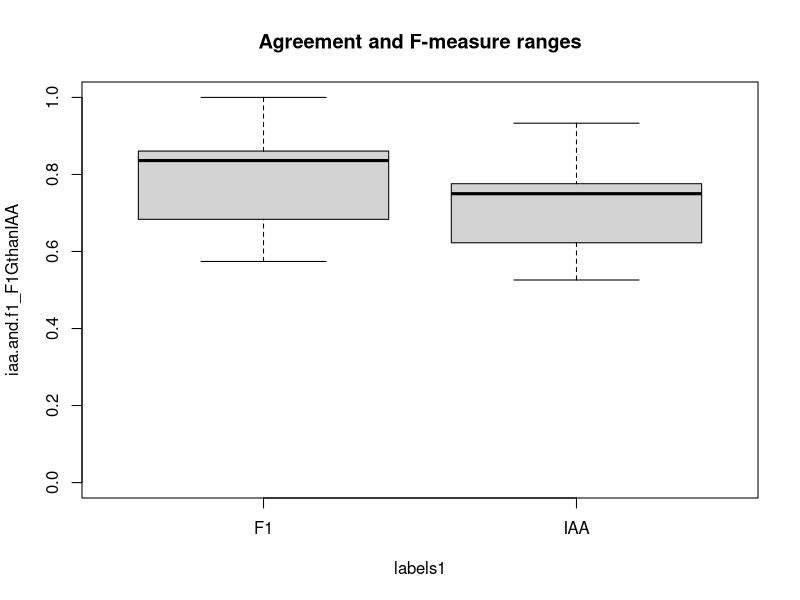
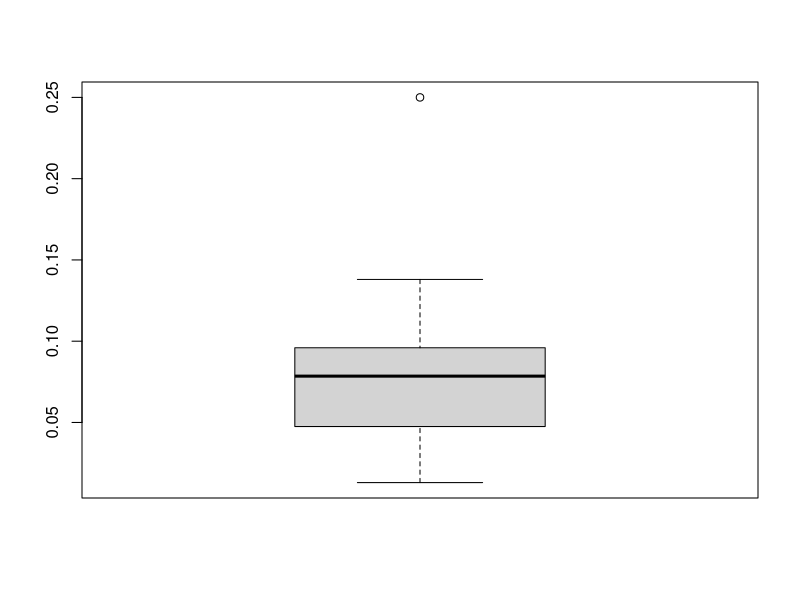
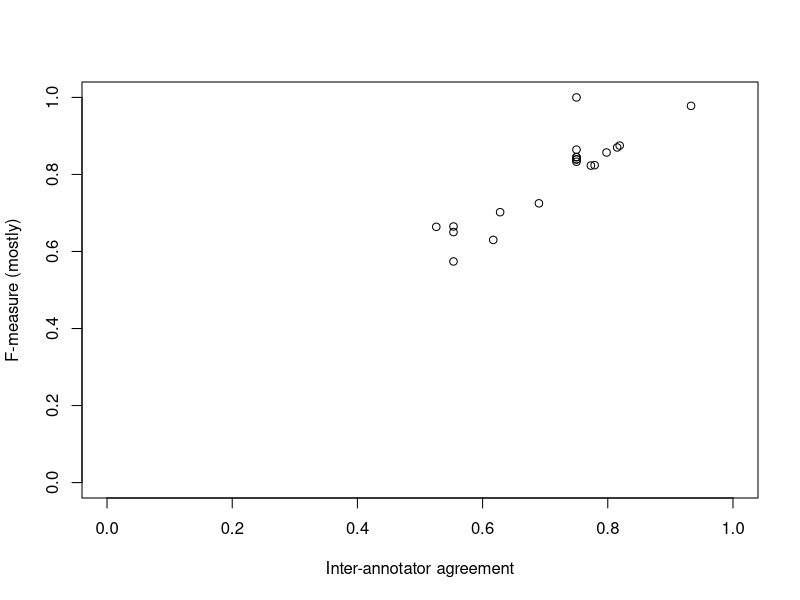
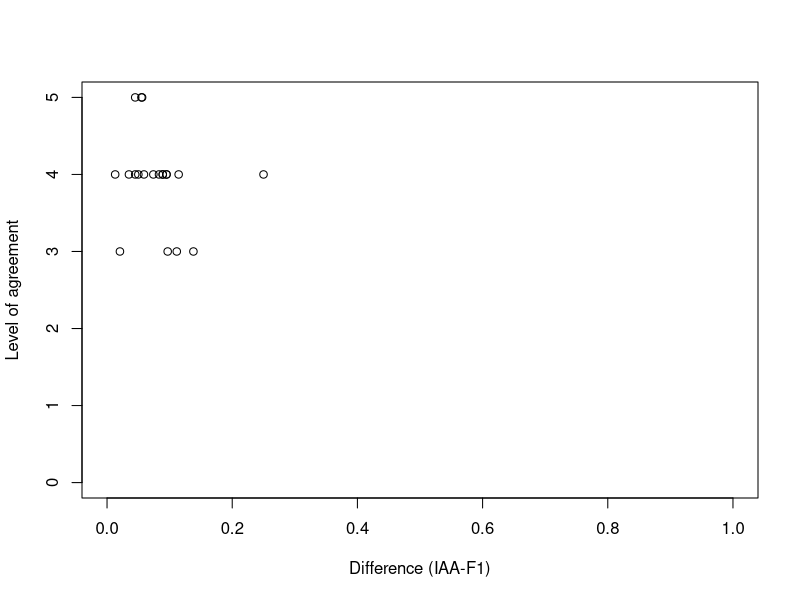
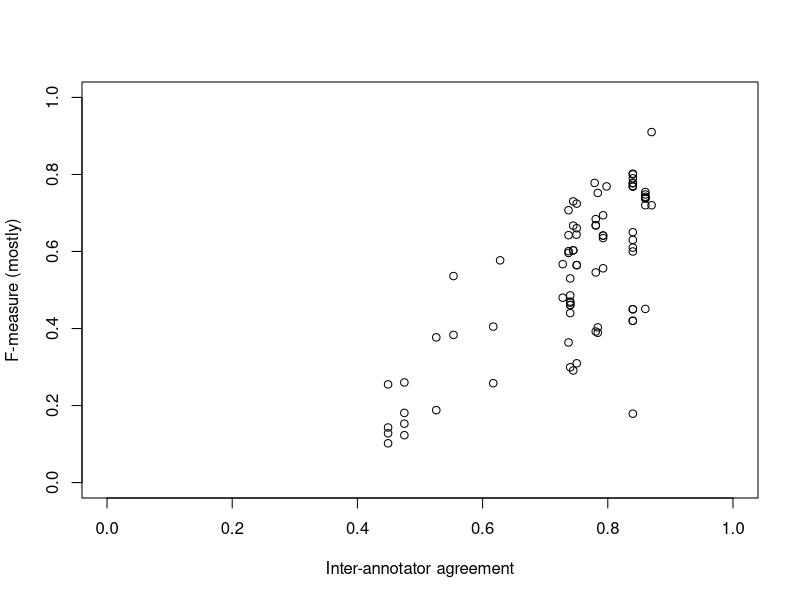
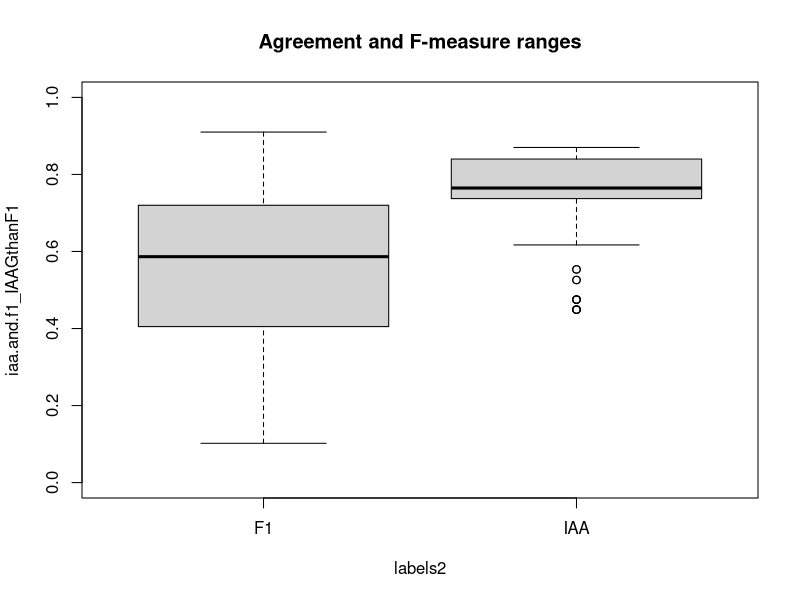
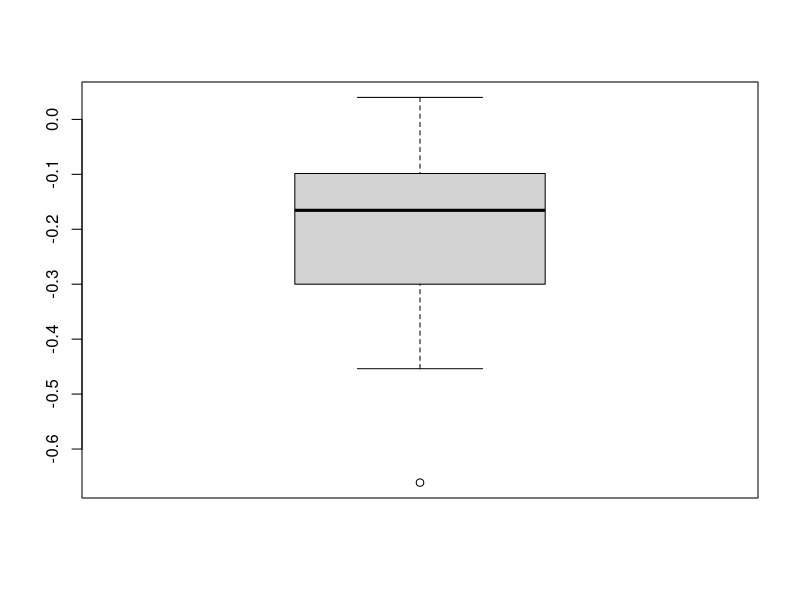
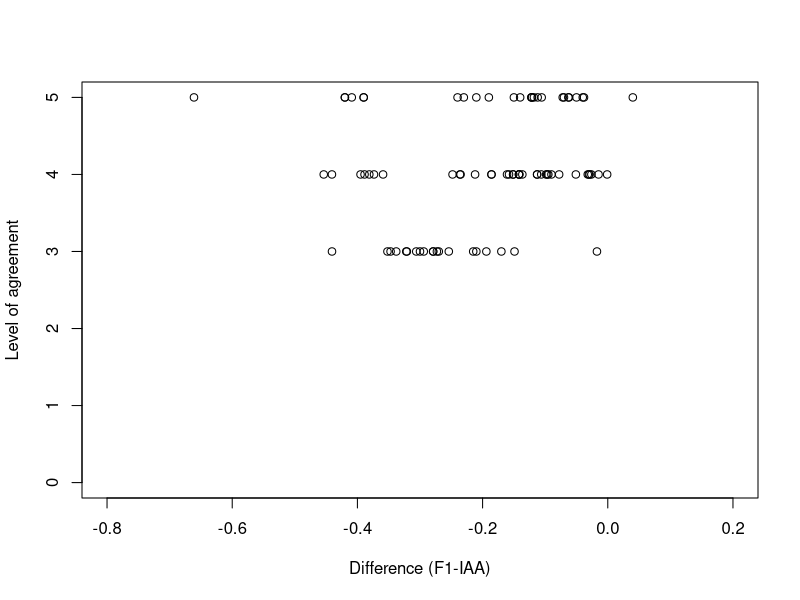

These figures' R source, in order:
#### Inter-annotator Agreement vs. System Performance (F1 measure) Analysis ####
#### Mayla Boguslav and Kevin Bretonnel Cohen ####

##########################
#### F1 measure > IAA ####
##########################

iaa_F1GthanIAA <- c(0.5535, 0.5535, 0.5535, 0.617, 0.526,
                          0.69, 0.933, 0.819, 0.779, 0.815,
                          0.798, 0.773, 0.628, 0.75, 0.75,
                          0.75, 0.75, 0.75, 0.75, 0.75)
# F-measure, except two that are precisions 
system_F1GthanIAA <- c(0.5741, 0.6504, 0.6649, 0.63, 0.664,
                           0.725, 0.978, 0.875, 0.824, 0.87,
                           0.857, 0.823, 0.702, 0.839, 0.839,
                           0.845, 0.8644, 1, 0.845, 0.833)

# Difference = F-measure minus IAA
difference_F1GthanIAA <- c(0.0206, 0.0969, 0.1114, 0.013, 0.138,
                               0.035, 0.045, 0.056, 0.045, 0.055,
                               0.059, 0.05, 0.074, 0.089, 0.089,
                               0.095, 0.1144, 0.25, 0.095, 0.083)
#Level of agreement
level_F1GthanIAA <- c(3,3,3,4,3,4,5,5,4,5,4,4,4,4,4,4,4,4,4,4)

#basic distributional aspects
labels1 <- c(rep("IAA", 20), rep("F1", 20))
iaa.and.f1_F1GthanIAA <- c(iaa_F1GthanIAA, system_F1GthanIAA)
boxplot(iaa.and.f1_F1GthanIAA~labels1, ylim=c(0, 1.0), main="Agreement and F-measure ranges")

#Summary of the difference
boxplot(difference_F1GthanIAA)

#summary statistics
summary(iaa_F1GthanIAA) # median = 0.75
summary(system_F1GthanIAA) #median = 0.8360
summary(difference_F1GthanIAA) #median = 0.0785

#Shapiro-Wilk normality test = null hypothesis = the data is normally distributed (p >0.05) 
#or not if p<0.05
shapiro.test(iaa_F1GthanIAA) #not normally distributed
shapiro.test(system_F1GthanIAA) #normally distributed
shapiro.test(difference_F1GthanIAA) #not normally distributed
shapiro.test(level_F1GthanIAA) #not normally distributed

#graph
plot(iaa_F1GthanIAA, system_F1GthanIAA,
     xlim=c(0,1.0), ylim=c(0,1.0),
     xlab="Inter-annotator agreement",
     ylab="F-measure (mostly)")

#Spearman's correlation
cor(iaa_F1GthanIAA,system_F1GthanIAA, method ="spearman") # positive = 0.8069756

# spearman's rank test
## positive correlation for iaa and system
cor.test(iaa_F1GthanIAA,system_F1GthanIAA, alternative = 'greater' , method="spearman", exact = TRUE, 
         conf.level = 0.95, continuity = FALSE) # rho=0.8069756, p=8.56 X 10^(-6)<0.05

## difference and level are not negatively correlated p-value = 0.06381
cor.test(difference_F1GthanIAA, level_F1GthanIAA, alternative = 'less' , method="spearman", exact = TRUE, 
         conf.level = 0.95, continuity = FALSE) #rho =-0.3523232 , p = 0.06381
plot(difference_F1GthanIAA, level_F1GthanIAA,
     xlim=c(0,1.0), ylim=c(0,5.0),
     xlab="Difference (IAA-F1)",
     ylab="Level of agreement")

##########################
#### F1 measure < IAA ####
##########################

IAAGThanFmeasure <- read.table(file = 'IAAGthanFmeasure.csv', header = TRUE, sep=',', dec='.')
print(IAAGThanFmeasure)
plot(IAAGThanFmeasure$IAA, IAAGThanFmeasure$System,
     xlim=c(0,1.0), ylim=c(0,1.0),
     xlab="Inter-annotator agreement",
     ylab="F-measure (mostly)")

#basic distributional aspects
labels2 <- c(rep("IAA", 82), rep("F1", 82)) #half of 132 entries
iaa.and.f1_IAAGthanF1 <- c(IAAGThanFmeasure$IAA, IAAGThanFmeasure$System) #164 entries
boxplot(iaa.and.f1_IAAGthanF1~labels2, ylim=c(0, 1.0), main="Agreement and F-measure ranges")

#Summary of the difference
boxplot(IAAGThanFmeasure$Difference)

#summary statistics
summary(IAAGThanFmeasure$IAA) # median = 0.7647
summary(IAAGThanFmeasure$System) #median = 0.5865
summary(IAAGThanFmeasure$Difference) #median = -0.1655

#Shapiro-Wilk normality test = null hypothesis = the data is normally distributed (p >0.05) 
#or not if p<0.05
shapiro.test(IAAGThanFmeasure$IAA) #not normally distributed
shapiro.test(IAAGThanFmeasure$System) # not normally distributed
shapiro.test(IAAGThanFmeasure$Difference) # not normally distributed
shapiro.test(IAAGThanFmeasure$Level) #not normally distributed


#Spearman's correlation
cor(IAAGThanFmeasure$IAA, IAAGThanFmeasure$System, method ="spearman") # positive = 0.6532331

# spearman's rank test
## positive correlation for iaa and system significant
cor.test(IAAGThanFmeasure$IAA, IAAGThanFmeasure$System, alternative = 'greater' , method="spearman", exact = TRUE, 
         conf.level = 0.95, continuity = FALSE) # rho=0.6532331, p=1.449e-11<0.05

## difference and level are significantly positively correlated p-value = 0.0368
cor.test(IAAGThanFmeasure$Difference, IAAGThanFmeasure$Level, alternative = 'greater' , method="spearman", exact = TRUE, 
         conf.level = 0.95, continuity = FALSE) # rho= 0.258308 , p=0.009563<0.05

plot(IAAGThanFmeasure$Difference, IAAGThanFmeasure$Level,
     xlim=c(-0.8,0.2), ylim=c(0,5.0),
     xlab="Difference (F1-IAA)",
     ylab="Level of agreement")

###########################
#### All Data Combined ####
###########################

alldata <- read.table(file = 'All_IAA_Fmeasure.csv', header = TRUE, sep=',', dec='.')
print(alldata)
plot(alldata$IAA, alldata$System,
     xlim=c(0,1.0), ylim=c(0,1.0),
     xlab="Inter-annotator agreement",
     ylab="F-measure (mostly)")

#basic distributional aspects
labels <- c(rep("IAA", 102), rep("F1", 102)) #half of 132 entries
iaa.and.f1_alldata <- c(alldata$IAA, alldata$System) #204 entries
boxplot(iaa.and.f1_alldata~labels, ylim=c(0, 1.0), main="Agreement and F-measure ranges")

#Summary of the difference
boxplot(alldata$Difference)

#summary statistics
summary(alldata$IAA) # median = 0.7504
summary(alldata$System) #median = 0.6380
summary(alldata$Difference) #median = -0.1383s


#Shapiro-Wilk normality test = null hypothesis = the data is normally distributed (p >0.05) 
#or not if p<0.05
shapiro.test(alldata$IAA) #not normally distributed
shapiro.test(alldata$System) #not normally distributed
shapiro.test(alldata$Difference) #normally distributed
shapiro.test(alldata$Level) #not normally distributed


#Spearman's correlation
cor(alldata$IAA, alldata$System, method ="spearman") # positive = 0.5126484

# spearman's rank test
## positive correlation for iaa and system significant
cor.test(alldata$IAA, alldata$System, alternative = 'greater' , method="spearman", exact = TRUE, 
         conf.level = 0.95, continuity = FALSE) # rho=0.5126484, p=1.81e-08<0.05

## difference and level are not negatively correlated p-value = 0.06381
cor.test(alldata$Difference, alldata$Level, alternative = 'greater' , method="spearman", exact = TRUE, 
         conf.level = 0.95, continuity = FALSE) # rho= 0.1162316, p=0.1223>0.05

plot(alldata$Difference, alldata$Level,
     xlim=c(0,1.0), ylim=c(0,5.0),
     xlab="Difference (IAA-F1)",
     ylab="Level of agreement")
